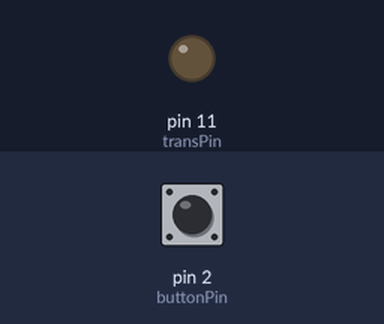
Simulated run of this sketch. Board: Arduino Uno, built with avr-gcc and run on an emulated ATmega328P. On the bench: output pins drawn as LEDs (lit = HIGH). Dashed ring = blinking. The inputs (shaded band) are chosen by the test bench; at power-on: pin 2 (buttonPin) LOW.

Above: at 1.2 s.
1.3 s: pin 2 (buttonPin) pulled HIGH for 1 s
At 3.2 s:
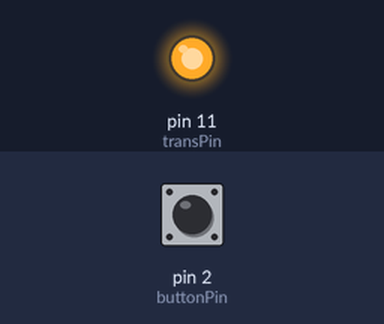
3.8 s: pin 2 (buttonPin) pulled HIGH for 3.2 s
At 4.1 s:
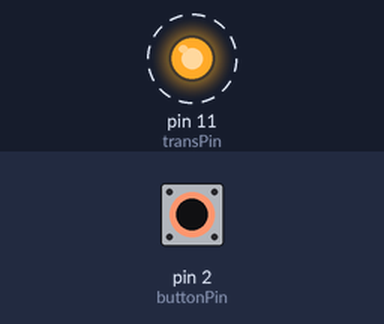
8.5 s: pin 2 (buttonPin) pulled HIGH for 0.25 s
At 9.3 s:
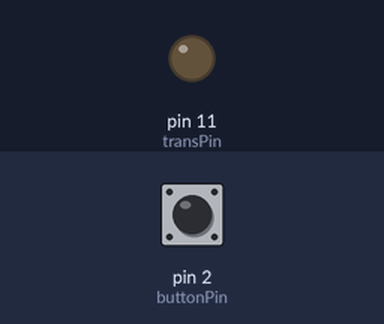
Timing chart, 0 to 11.5 s (numbered marks = the images above; inputs shaded):
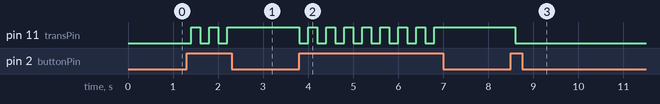

Measured:
- after the input at 1.3 s, pin 11 (transPin): alternates HIGH for 0.20 s and LOW for 0.20 s, 5 changes in all, then stays HIGH, starting after 0.10 s
- after the input at 3.8 s, pin 11 (transPin): alternates HIGH for 0.20 s and LOW for 0.20 s, 16 changes in all, then stays HIGH, starting at once
- after the input at 8.5 s, pin 11 (transPin): HIGH → LOW after 0.10 s

The sketch:

motorsurme.ino
```cpp
int buttonPin = 2;
int transPin = 11;
boolean state = false;

void setup() {
  pinMode(buttonPin, INPUT);
  pinMode(transPin, OUTPUT);


}

void loop() {
  if(digitalRead(buttonPin) == 1){
  if(state == false){
    digitalWrite(transPin, HIGH);
    state = true;
  }
  else{
    digitalWrite(transPin, LOW);
    state = false;
  }
  }
  delay(200);
}
```
